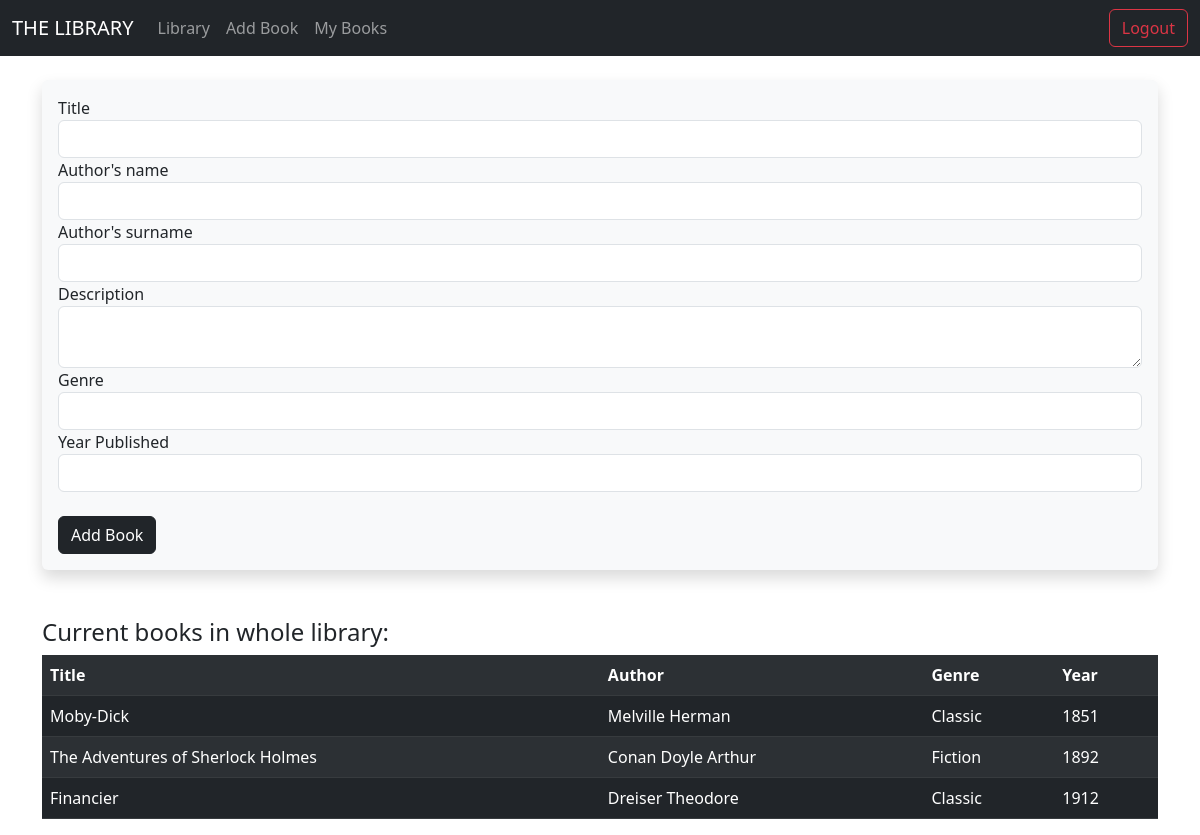
The page /addbook (signed in) on the database as committed earlier.
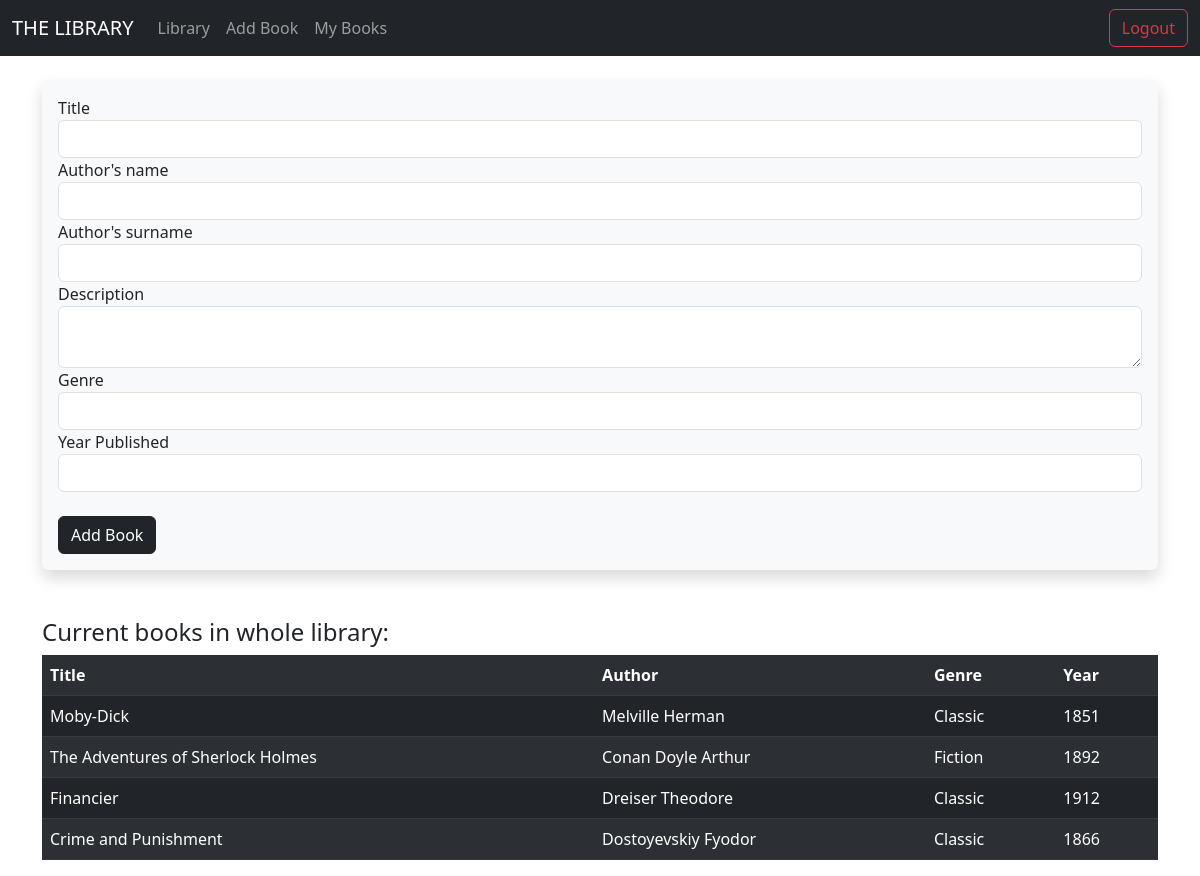
The same page on the database as committed later.
### models/db_models.py (models this page shows)
class Book(db.Model):
    id = db.Column(db.Integer, primary_key=True)
    title = db.Column(db.String(100), nullable=False, unique=False)
    author_name = db.Column(db.String(100), nullable=False, unique=False)
    author_surname = db.Column(db.String(100), nullable=True, unique=False)
    year = db.Column(db.String(100), nullable=False, unique=False)
    genre = db.Column(db.String(50), nullable=False, unique=False)
    description = db.Column(db.Text)
    reviews = db.relationship("Review", backref='reviewed_book')
    reader = db.relationship("Library", backref='stored_book')

### main.py (the view)
@app.route('/addbook', methods=['GET', 'POST'])
@login_required
def addbook():
    book_form = BookForm()
    if book_form.validate_on_submit():
        book = Book(title=book_form.title.data, author_name=book_form.author_name.data, author_surname=book_form.author_surname.data, year=book_form.year.data, genre=book_form.genre.data, description=book_form.description.data)
        db.session.add(book)
        db.session.commit()
    books = Book.query.all()
    return render_template("add_book.html", books=books, book_form=book_form)

### forms.py
class BookForm(FlaskForm):
    title = StringField("Title", validators=[DataRequired()])
    author_name = StringField("Author's name", validators=[DataRequired()])
    author_surname = StringField("Author's surname", validators=[DataRequired()])
    genre = StringField("Genre", validators=[DataRequired()])
    description = TextAreaField("Description", validators=[DataRequired()])
    year = IntegerField("Year Published", validators=[DataRequired()])
    submitbutton = SubmitField("Add Book")

### main.py (called while the page is built)
@login_manager.user_loader
def load_user(user_id):
    return Users.query.get(int(user_id))

### templates/add_book.html (shortened to what this page needs)
{% extends 'base.html'%}
{% block content %}
<br>
<div class="shadow p-3 mb-5 bg-body-tertiary rounded">
<form method="POST">
    {{book_form.title.label}}
    {{book_form.title(class="form-control")}}
    {{book_form.author_name.label}}
    {{book_form.author_name(class="form-control")}}
    {{book_form.author_surname.label}}
    {{book_form.author_surname(class="form-control")}}
    {{book_form.description.label}}
    {{book_form.description(class="form-control")}}
    {{book_form.genre.label}}
    {{book_form.genre(class="form-control")}}
    {{book_form.year.label}}
    {{book_form.year(class="form-control")}}
    <br>
    {{book_form.submitbutton(class="btn btn-dark")}}
</form>
</div>
<h4>Current books in whole library:</h4>
    <table class="table table table-dark table-hover table-striped">
    <th>Title</th>
    <th>Author</th>
    <th>Genre</th>
    <th>Year</th>
    {%for book in books %}
<tr>
    <td>{{book.title}}</td>
    <td>{{book.author_surname}} {{book.author_name}}</td>
    <td>{{book.genre}}</td>
    <td>{{book.year}}</td>
</tr>
{%endfor%}
</table>
</div>
{% endblock %}

Rows that differ between the two databases and show on the page:
added Book: title "Crime and Punishment", author_surname "Dostoyevskiy", author_name "Fyodor", genre "Classic", year "1866"
